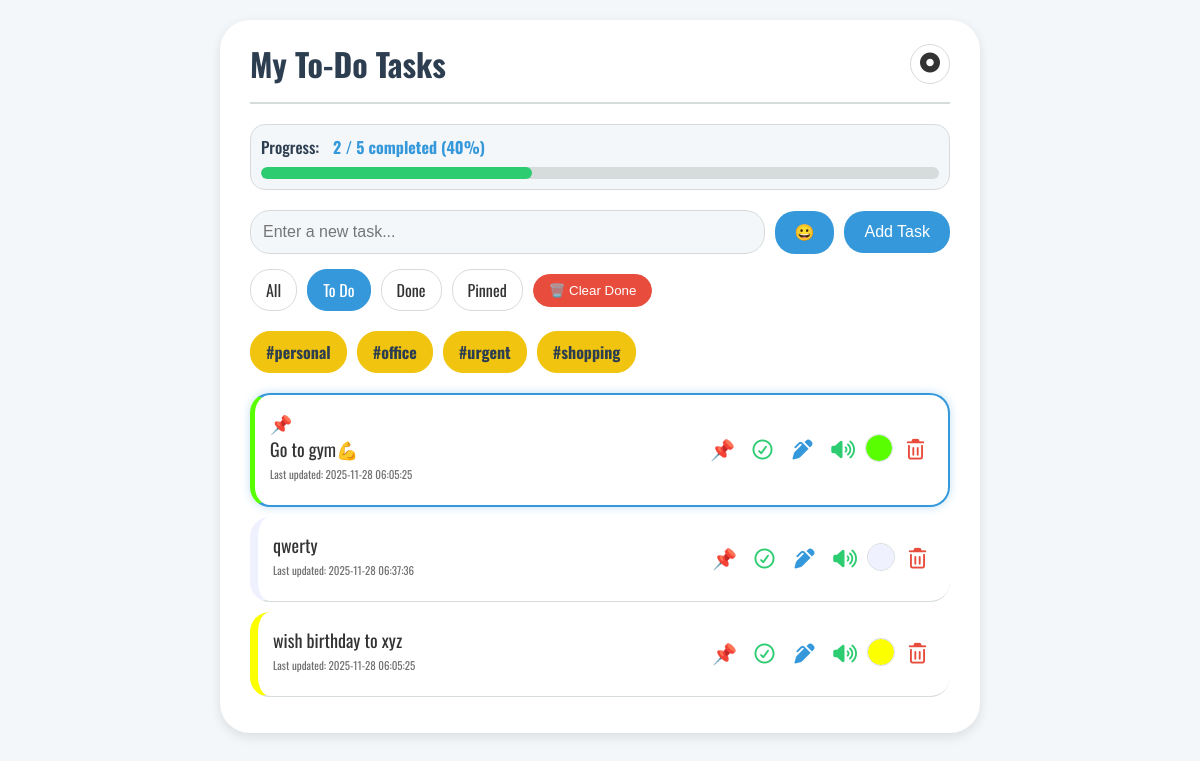
The page /?filter=undone on the database as committed earlier.
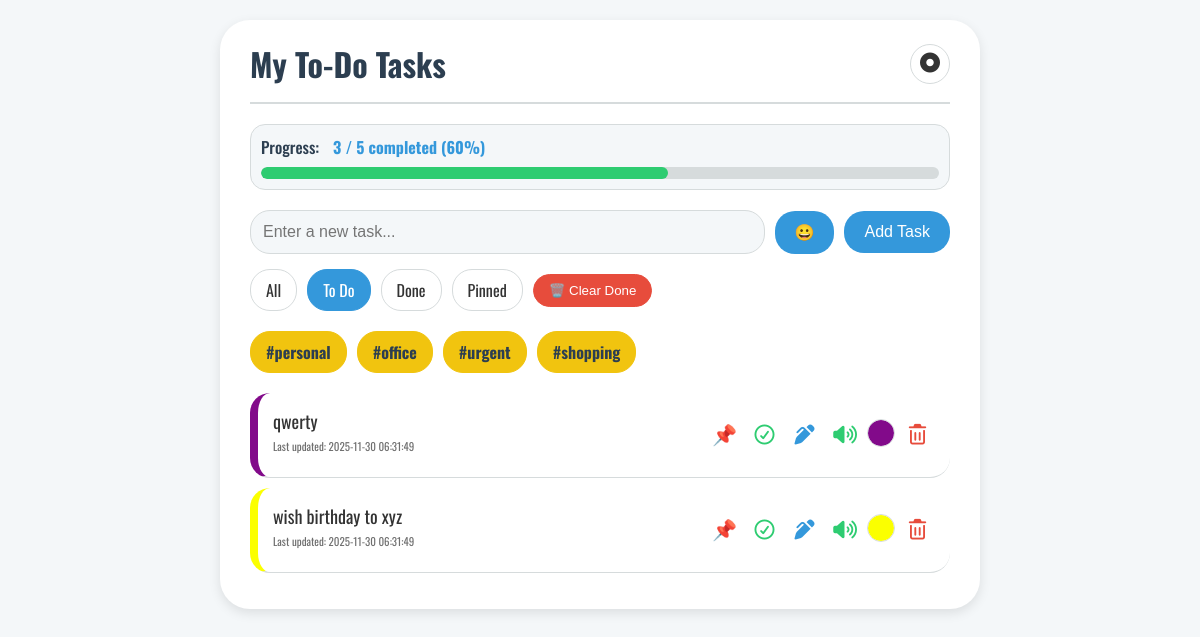
The same page on the database as committed later.
### tables this page shows
CREATE TABLE tasks (
                id INTEGER PRIMARY KEY AUTOINCREMENT,
                task TEXT NOT NULL,
                completed BOOLEAN NOT NULL DEFAULT 0,
                pinned BOOLEAN NOT NULL DEFAULT 0,
                color TEXT DEFAULT '#ffffff',
                created_at TIMESTAMP NOT NULL DEFAULT CURRENT_TIMESTAMP,
                updated_at TIMESTAMP NOT NULL DEFAULT CURRENT_TIMESTAMP,
                due_date TEXT,
                position INTEGER
            );

### app.py (the view, shortened to what this page needs)
@app.route('/', methods=['GET', 'POST'])
def index():
    tag_filter = request.args.get('tag')
    current_filter = request.args.get('filter', 'all')
    tasks = db.get_tasks(filter_by=current_filter, tag_filter=tag_filter)
    all_tags = db.get_all_unique_tags()
    progress_data = db.get_completion_stats()
    total_tasks = progress_data['total_tasks']
    completed_tasks = progress_data['completed_tasks']
    if total_tasks > 0:
        completion_percentage = round((completed_tasks / total_tasks) * 100)
    else:
        completion_percentage = 0
    return render_template('index.html',
        tasks=tasks,
        current_filter=current_filter,
        all_tags=all_tags,
        tag_filter=tag_filter,
        completion_percentage=completion_percentage,
        completed_tasks=completed_tasks,
        total_tasks=total_tasks
    )

### database.py (called while the page is built)
def get_tags_for_task(task_id):
    with sqlite3.connect(DB_FILE) as conn:
        cursor = conn.cursor()
        cursor.execute("""
            SELECT t.name FROM tags t
            JOIN task_tags tt ON t.id = tt.tag_id
            WHERE tt.task_id = ?
            ORDER BY t.name
        """, (task_id,))
        return [row[0] for row in cursor.fetchall()]

def get_all_unique_tags():
    return FIXED_TAGS

def get_completion_stats():
    with sqlite3.connect(DB_FILE) as conn:
        cursor = conn.cursor()
        cursor.execute("SELECT COUNT(id) FROM tasks")
        total_tasks = cursor.fetchone()[0]
        cursor.execute("SELECT COUNT(id) FROM tasks WHERE completed = 1")
        completed_tasks = cursor.fetchone()[0]
        return {
            'total_tasks': total_tasks,
            'completed_tasks': completed_tasks
        }

### templates/index.html (shortened to what the changed rows need)
<!DOCTYPE html>
<html lang="en">
<head>
    <link rel="stylesheet" href="{{ url_for('static', filename='style.css') }}">
    <link rel="stylesheet" href="https://cdnjs.cloudflare.com/ajax/libs/font-awesome/7.0.1/css/all.min.css" />
</head>
<body>
    <div class="container">
        <header>
            <h1>My To-Do Tasks</h1>
        </header>
        <div class="progress-container">
            <p>
                Progress:
                <span class="progress-details">
                    {{ completed_tasks }} / {{ total_tasks }} completed
                    ({{ completion_percentage }}%)
                </span>
            </p>
            <div class="progress-bar-shell">
                <div class="progress-bar-fill" style="width: {{ completion_percentage }}%";></div>
            </div>
        </div>
        <div class="filter-controls">
            <div class="tag-filters">
                {% for tag in all_tags %}
                    <a href="{{ url_for('index', filter=current_filter, tag=tag) }}" class="tag-filter-btn filter-btn {% if tag_filter == tag %}active{% endif %}">#{{ tag }}</a>
                {% endfor %}
            </div>
        </div>
        <ul class="task-list" id="task-list">
            {% for task in tasks %}
                <li class="task-item show-details-btn
                    {% if task['pinned'] %}pinned-highlight no-drag{% endif %}"
                    style="--task-custom-color: {{ task['color'] }};"
                    data-task-id="{{ task['id'] }}">
                    <span class="task-text">
                        {% if task['pinned'] %}<span class="pin-icon">📌</span>{% endif %}
                        {{ task['task'] }}
                        <small class="timestamp">Last updated: {{ task['updated_at'].split('.')[0] }}</small>
                    </span>
                    <div class="task-actions">
                        <form action="{{ url_for('pin', task_id=task['id']) }}" method="POST" class="action-form">
                            <button type="submit" class="icon-btn pin-btn" title="Pin Task">📌</button>
                        </form>
                        <form action="{{ url_for('toggle', task_id=task['id']) }}" method="POST" class="action-form">
                            <button type="submit" class="icon-btn toggle-btn" title="Mark as Done/Undone"><i class="fa-regular fa-circle-check"></i></button>
                        </form>
                        <button class="icon-btn edit-btn" title="Edit Task" data-task-id="{{ task['id'] }}" data-task-text="{{ task['task'] }}"><i class="fa-solid fa-pen-clip"></i></button>
                        <button class="icon-btn tts-btn" title="Read Aloud" data-task-text="{{ task['task'] }}"><i class="fa-solid fa-volume-high"></i></button>
                        <form action="{{ url_for('color', task_id=task['id']) }}" method="POST" class="action-form">
                            <input type="color" name="color" value="{{ task['color'] }}" onchange="this.form.submit()" class="color-picker" title="Change Color">
                        </form>
                        <form action="{{ url_for('delete', task_id=task['id']) }}" method="POST" class="action-form">
                            <button type="submit" class="icon-btn delete-btn" title="Delete Task"><i class="fa-regular fa-trash-can"></i></button>
                        </form>
                    </div>
                </li>
            {% else %}
                <li class="no-tasks">🎉 No tasks found for this filter.</li>
            {% endfor %}
        </ul>
    </div>
</body>
</html>

Rows that differ between the two databases and show on the page:
no longer on this page (row edited): tasks: task "Go to gym💪", updated_at "2025-11-28 06:05:25", color "#59ff00"
changed tasks "qwerty": updated_at "2025-11-28 06:37:36" → "2025-11-30 06:31:49"; color "#f0f1ff" → "#820a8a"
changed tasks "wish birthday to xyz": updated_at "2025-11-28 06:05:25" → "2025-11-30 06:31:49"
Other text that changed with them:
{{ completed_tasks }}: "2" → "3"
{{ completion_percentage }}: "40" → "60"
{{ completion_percentage }}: 40 → 60 (drawn)
